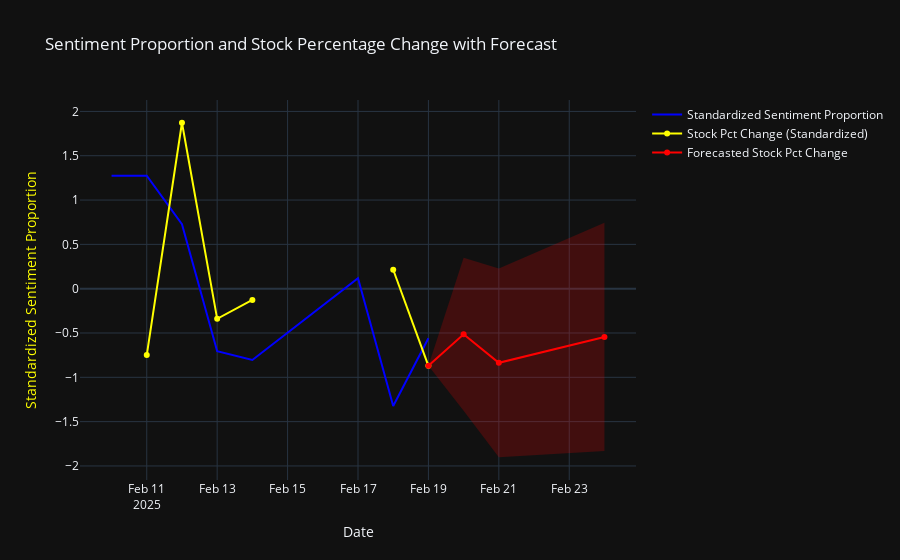

Notebook code for this chart:
### Code cell
create_plot(combined_df, forecast_mean_from_start_std, forecast_ci_from_start_std, forecast_index_from_start)

### Figure 1 — Plotly figure (JSON) as saved in the notebook; plotly's stock layout.template omitted (floating-point values rounded to 4 significant figures)
{"data": [{"line": {"color": "blue"}, "mode": "lines", "name": "Standardized Sentiment Proportion", "type": "scatter", "x": ["2025-02-10T00:00:00", "2025-02-11T00:00:00", "2025-02-12T00:00:00", "2025-02-13T00:00:00", "2025-02-14T00:00:00", "2025-02-17T00:00:00", "2025-02-18T00:00:00", "2025-02-19T00:00:00"], "y": [1.274, 1.274, 0.727, -0.7055, -0.8045, 0.1192, -1.324, -0.56]}, {"line": {"color": "yellow"}, "mode": "lines+markers", "name": "Stock Pct Change (Standardized)", "type": "scatter", "x": ["2025-02-10T00:00:00", "2025-02-11T00:00:00", "2025-02-12T00:00:00", "2025-02-13T00:00:00", "2025-02-14T00:00:00", "2025-02-17T00:00:00", "2025-02-18T00:00:00", "2025-02-19T00:00:00"], "y": [NaN, -0.7491, 1.872, -0.3399, -0.1268, NaN, 0.2137, -0.87]}, {"line": {"color": "red"}, "mode": "lines+markers", "name": "Forecasted Stock Pct Change", "type": "scatter", "x": ["2025-02-19T00:00:00", "2025-02-20T00:00:00", "2025-02-21T00:00:00", "2025-02-24T00:00:00"], "y": [-0.87, -0.514, -0.8366, -0.5442]}, {"fill": "toself", "fillcolor": "rgba(255,0,0,0.2)", "hoverinfo": "skip", "line": {"color": "rgba(255,255,255,0)"}, "showlegend": false, "type": "scatter", "x": ["2025-02-19T00:00:00", "2025-02-20T00:00:00", "2025-02-21T00:00:00", "2025-02-24T00:00:00", "2025-02-24T00:00:00", "2025-02-21T00:00:00", "2025-02-20T00:00:00", "2025-02-19T00:00:00"], "y": [-0.87, -1.378, -1.902, -1.831, 0.743, 0.2285, 0.3498, -0.87]}], "layout": {"title": {"text": "Sentiment Proportion and Stock Percentage Change with Forecast"}, "xaxis": {"title": {"text": "Date"}}, "yaxis": {"title": {"font": {"color": "yellow"}, "text": "Standardized Sentiment Proportion"}}, "yaxis2": {"overlaying": "y", "side": "right", "title": {"font": {"color": "yellow"}, "text": "Stock Pct Change"}}}}
